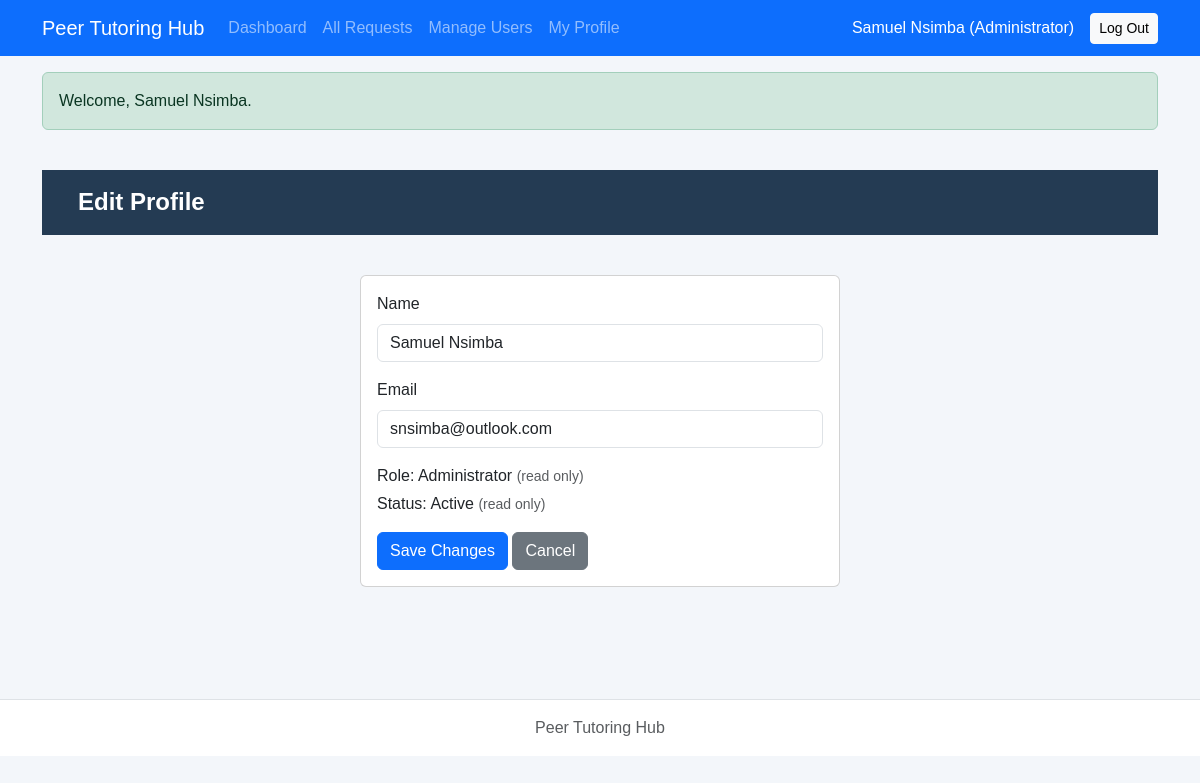
Page /php/edit-profile.php (signed in) on the committed database.
### tables this page shows
CREATE TABLE users (
    user_id       INTEGER PRIMARY KEY,
    full_name     TEXT NOT NULL,
    email         TEXT NOT NULL UNIQUE,
    password_hash TEXT NOT NULL,
    role          TEXT NOT NULL CHECK (role IN ('Student', 'Tutor', 'Administrator')),
    status        TEXT NOT NULL DEFAULT 'Active' CHECK (status IN ('Active', 'Inactive')),
    created_at    TEXT NOT NULL DEFAULT CURRENT_TIMESTAMP
);

### repositories/userPDO.php (called while the page is built, shortened)
<?php
function findUserById($pdo, $userId)
{
    $stmt = $pdo->prepare('SELECT user_id, full_name, email, password_hash, role, status, created_at FROM users WHERE user_id = ?');
    $stmt->execute([$userId]);
    return $stmt->fetch();
}

### includes/auth.php (called while the page is built, shortened)
<?php
require_once dirname(__DIR__) . '/config/db.php';
require_once dirname(__DIR__) . '/services/userService.php';
function takeFlashes()
{
    $f = $_SESSION['flash'] ?? [];
    return $f;
}
function currentUser($pdo = null)
{
    $now = time();
    $pdo = $pdo ?: openDatabase();
    $user = findUserById($pdo, (int)$_SESSION['user_id']);
    return publicUserFields($user);
}
function requireLogin($pdo = null)
{
    $user = currentUser($pdo);
    return $user;
}
function e($value)
{
    return htmlspecialchars((string)$value, ENT_QUOTES, 'UTF-8');
}

### services/userService.php (called while the page is built, shortened)
<?php
require_once dirname(__DIR__) . '/repositories/userPDO.php';
function publicUserFields($user)
{
    return [
        'user_id' => (int)$user['user_id'],
        'full_name' => $user['full_name'],
        'email' => $user['email'],
        'role' => $user['role'],
        'status' => $user['status'],
        'created_at' => $user['created_at'],
    ];
}
function getOwnProfile($pdo, $actor)
{
    $user = findUserById($pdo, $actor['user_id']);
    return publicUserFields($user);
}

### php/edit-profile.php (the view, shortened to what this page needs)
<?php
require_once __DIR__ . '/../includes/auth.php';
$user = requireLogin();
$pdo = openDatabase();
$values = getOwnProfile($pdo, $user);
require __DIR__ . '/../includes/header.php';
require __DIR__ . '/../includes/nav.php';
?>
<main class="container py-4">
  <h1>Edit Profile</h1>
  <div class="card auth-card"><div class="card-body">
    <form method="post" action="edit-profile.php">
      <div class="mb-3"><label class="form-label" for="full_name">Name</label>
        <input class="form-control" id="full_name" name="full_name" maxlength="120" required value="<?= e($values['full_name']) ?>"></div>
      <div class="mb-3"><label class="form-label" for="email">Email</label>
        <input class="form-control" id="email" name="email" type="email" maxlength="254" required value="<?= e($values['email']) ?>"></div>
      <p class="mb-1">Role: <?= e($user['role']) ?> <span class="text-muted small">(read only)</span></p>
      <p>Status: <?= e($user['status']) ?> <span class="text-muted small">(read only)</span></p>
      <button class="btn btn-primary" type="submit">Save Changes</button>
      <a class="btn btn-secondary" href="profile.php">Cancel</a>
    </form>
  </div></div>
</main>
<?php require __DIR__ . '/../includes/footer.php'; ?>

### includes/nav.php (shortened to what this page needs)
<?php
$navUser = function_exists('currentUser') ? currentUser() : null;
?>
<nav class="navbar navbar-expand-lg navbar-dark bg-primary">
  <div class="container">
    <a class="navbar-brand" href="<?= $navUser ? 'dashboard.php' : 'login.php' ?>">Peer Tutoring Hub</a>
    <div class="navbar-nav me-auto">
      <?php if ($navUser): ?>
        <a class="nav-link" href="dashboard.php">Dashboard</a>
        <?php if ($navUser['role'] === 'Student'): ?>
          <a class="nav-link" href="requests.php">My Requests</a>
          <a class="nav-link" href="request-form.php">Request a Session</a>
        <?php elseif ($navUser['role'] === 'Administrator'): ?>
          <a class="nav-link" href="requests.php">All Requests</a>
          <a class="nav-link" href="manage-users.php">Manage Users</a>
        <?php endif; ?>
        <a class="nav-link" href="profile.php">My Profile</a>
      <?php endif; ?>
    </div>
    <div class="navbar-nav align-items-center">
      <?php if ($navUser): ?>
        <span class="navbar-text text-white me-3"><?= htmlspecialchars($navUser['full_name'] . ' (' . $navUser['role'] . ')', ENT_QUOTES, 'UTF-8') ?></span>
        <form method="post" action="logout.php" class="d-inline m-0 p-0 nav-logout">
          <button type="submit" class="btn btn-sm btn-light">Log Out</button>
        </form>
      <?php else: ?>
        <a class="nav-link" href="login.php">Log In</a>
        <a class="nav-link" href="register.php">Create Account</a>
      <?php endif; ?>
    </div>
  </div>
</nav>
<?php if (function_exists('takeFlashes')): foreach (takeFlashes() as $flash): ?>
  <div class="container mt-3"><div class="alert alert-<?= htmlspecialchars($flash['type'], ENT_QUOTES, 'UTF-8') ?>"><?= htmlspecialchars($flash['message'], ENT_QUOTES, 'UTF-8') ?></div></div>
<?php endforeach; endif; ?>

### css/styles.css (style rules this page uses)
* { box-sizing: border-box; }
body { margin: 0; min-height: 100vh; font-family: Arial, Helvetica, sans-serif; color: #1f2937; background-color: #f3f6fa; }
h1 { margin: 0; padding: 18px 36px; color: #ffffff; font-size: 24px; font-weight: 700; background-color: #243b53; }
.auth-card { max-width: 480px; margin: 40px auto; }
.nav-logout { box-shadow: none; background: none; }

### rows in the picture
users: full_name+role "Samuel Nsimba (Administrator)", full_name "Samuel Nsimba", email "snsimba@outlook.com", role "Administrator", status "Active"

### other values in the picture
$flash['message'] "Welcome, Samuel Nsimba."
